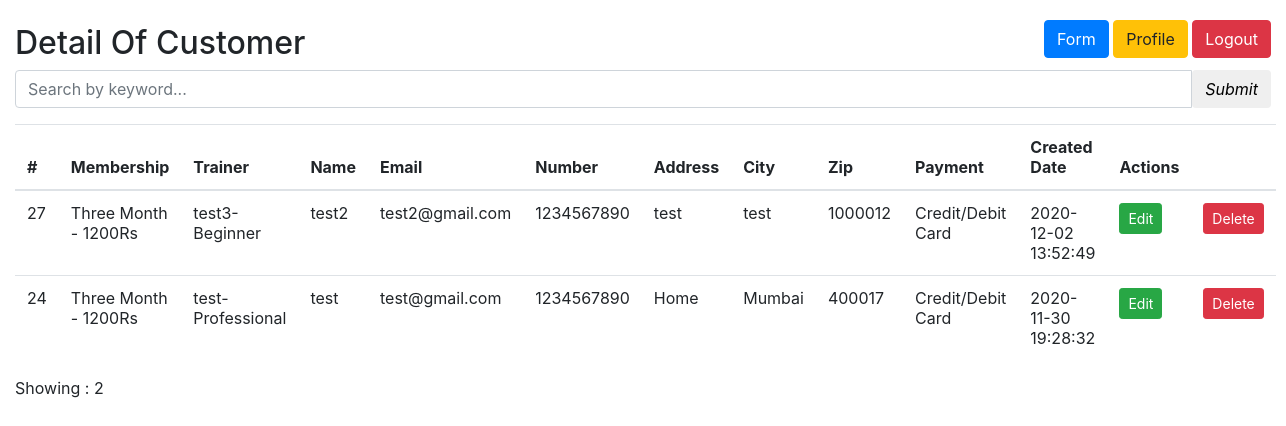
/Members/table.php (signed in), run on the app's committed database.
### tables this page shows
CREATE TABLE `members` (
  `id` int(100) NOT NULL,
  `membership` varchar(25) NOT NULL,
  `trainer` varchar(100) NOT NULL,
  `name` varchar(25) NOT NULL,
  `email` varchar(100) NOT NULL,
  `phone` varchar(10) NOT NULL,
  `address` text NOT NULL,
  `city` varchar(25) NOT NULL,
  `zip` int(10) NOT NULL,
  `payment` varchar(50) NOT NULL,
  `created_date` datetime NOT NULL DEFAULT current_timestamp()
);

### DB.class.php (called while the page is built, shortened)
<?php
class DB{
    private $dbHost     = "localhost";
    private $dbUsername = "root";
    private $dbPassword = "";
    private $dbName     = "gym";
    public function __construct(){
        if(!isset($this->db)){
            $conn = new mysqli($this->dbHost, $this->dbUsername, $this->dbPassword, $this->dbName);
            if($conn->connect_error){
                die("Failed to connect with MySQL: " . $conn->connect_error);
            }else{
                $this->db = $conn;
            }
        }
    }
    public function getRows($table, $conditions = array()){
        $sql = 'SELECT ';
        $sql .= array_key_exists("select", $conditions)?$conditions['select']:'*';
        $sql .= ' FROM '.$table;
        if(array_key_exists("order_by", $conditions)){
            $sql .= ' ORDER BY '.$conditions['order_by'];
        }
        if(array_key_exists("start", $conditions) && array_key_exists("limit", $conditions)){
            $sql .= ' LIMIT '.$conditions['start'].','.$conditions['limit'];
        }elseif(!array_key_exists("start", $conditions) && array_key_exists("limit", $conditions)){
            $sql .= ' LIMIT '.$conditions['limit'];
        }
        $result = $this->db->query($sql);
        if(array_key_exists("return_type", $conditions) && $conditions['return_type'] != 'all'){
            switch($conditions['return_type']){
                case 'count':
                    $data = $result->num_rows;
                    break;
            }
        }else{
            if($result->num_rows > 0){
                while($row = $result->fetch_assoc()){
                    $data[] = $row;
                }
            }
        }
        return !empty($data)?$data:false;
    }
}

### Pagination.class.php (called while the page is built, shortened)
<?php
class Pagination{
    protected $totalRows      = '';
    protected $perPage        = 10;
    protected $fullTagOpen    = '<div class="pagination">';
    protected $fullTagClose   = '</div>';
    protected $showCount    = true;
    function createLinks(){
        $numPages = ceil($this->totalRows / $this->perPage);
        if ($numPages == 1){
            if ($this->showCount){
                $info = 'Showing : ' . $this->totalRows;
                return $info;
            }else{
                return '';
            }
        }
        $output = '';
        $output = preg_replace("#([^:])//+#", "\\1/", $output);
        $output = $this->fullTagOpen.$output.$this->fullTagClose;
        return $output;
    }
}

### Members/table.php (the view, shortened to what this page needs)
<?php
require_once '../Pagination.class.php';
require_once '../DB.class.php';
$db = new DB();
$perPageLimit = 5;
$offset = !empty($_GET['page'])?(($_GET['page']-1)*$perPageLimit):0;
$searchKeyword = !empty($_GET['sq'])?$_GET['sq']:'';
$searchStr = !empty($searchKeyword)?'?sq='.$searchKeyword:'';
$searchArr = '';
$con = array(
    'like_or' => $searchArr,
    'return_type' => 'count'
);
$rowCount = $db->getRows('members', $con);
$pagConfig = array(
    'baseURL' => 'table.php'.$searchStr,
    'totalRows' => $rowCount,
    'perPage' => $perPageLimit
);
$pagination = new Pagination($pagConfig);
$con = array(
    'like_or' => $searchArr,
    'start' => $offset,
    'limit' => $perPageLimit,
    'order_by' => 'id DESC',
);
$rows = $db->getRows('members', $con);
?>
<html>
<head>
    <link rel="stylesheet" href="https://maxcdn.bootstrapcdn.com/bootstrap/4.0.0/css/bootstrap.min.css">
</head>
<body>
    <br>
    <div class="container-fluid">
        <h2 class="text-left text-black">Detail Of Customer</h2>
        <div class="text-center align-md" style="
    float: right;
    margin-top: -50px;">
            <a href="FormValidate.php" class="btn btn-primary">Form</a>
            <a href="../Login/welcome.php" class="btn btn-warning">Profile</a>
            <a href="../Login/logout.php" class="btn btn-danger">Logout</a>
        </div>
        <form>
        <div class="input-group">
            <input type="text" name="sq" class="form-control" placeholder="Search by keyword..." value="<?php echo $searchKeyword; ?>">
            <div class="input-group-btn">
                <button class="btn btn-default" type="submit">
                    <i class="glyphicon glyphicon-search">Submit</i>
                </button>
            </div>
        </div>
        </form>
        <table class="table">
            <thead>
                <tr>
                    <th scope="col">#</th>
                    <th scope="col">Membership</th>
                    <th scope="col">Trainer</th>
                    <th scope="col">Name</th>
                    <th scope="col">Email</th>
                    <th scope="col">Number</th>
                    <th scope="col">Address</th>
                    <th scope="col">City</th>
                    <th scope="col">Zip</th>
                    <th scope="col">Payment</th>
                    <th scope="col">Created Date</th>
                    <th scope="col">Actions</th>
                    <th scope="col"></th>
                </tr>
            </thead>
            <tbody>
              <?php
              if(!empty($rows)){ $count = 0;
                  foreach($rows as $row){ $count++;
              ?>
                <tr>
                    <td scope="col"><?php echo $row['id'] ;?> </td>
                    <td scope="col"><?php echo $row['membership'];?> </td>
                    <td scope="col"><?php echo $row['trainer'];?> </td>
                    <td scope="col"><?php echo $row['name'] ;?></td>
                    <td scope="col"><?php echo $row['email'];?> </td>
                    <td scope="col"><?php echo $row['phone'];?> </td>
                    <td scope="col"><?php echo $row['address'];?> </td>
                    <td scope="col"><?php echo $row['city'] ;?></td>
                    <td scope="col"><?php echo $row['zip'] ;?></td>
                    <td scope="col"><?php echo $row['payment'] ;?> </td>
                    <td scope="col"><?php echo $row['created_date'] ;?></td>
                    <td><?php echo "<a class='btn btn-success btn-sm'  href='memberupdate.php?id=".$row['id']."'>Edit</a>"?></td>
                    <td><?php echo "<a class='btn btn-danger btn-sm' onClick=\"javascript: return confirm('Please confirm deletion');\" href='delete.php?id=".$row['id']."'>Delete</a>"?></td>
                </tr>
              <?php } }else{ ?>
              <tr><td colspan="5">No user(s) found......</td></tr>
              <?php } ?>
            </tbody>
        </table>
          <?php echo $pagination->createLinks(); ?>
    </div>
</body>
</html>

### data on the page
members: id "27", membership "Three Month - 1200Rs", trainer "test3-Beginner", name "test2", email "test2@gmail.com", phone "1234567890", address "test", city "test", zip "1000012", payment "Credit/Debit Card", created_date "2020-12-02 13:52:49"
members: id "24", membership "Three Month - 1200Rs", trainer "test-Professional", name "test", email "test@gmail.com", phone "1234567890", address "Home", city "Mumbai", zip "400017", payment "Credit/Debit Card", created_date "2020-11-30 19:28:32"

### other printed values
$pagination->createLinks() "Showing : 2"
